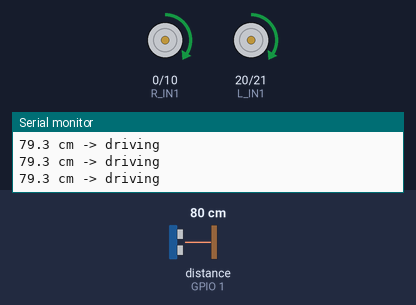
Bench run of a sketch on a simulated ESP32-S3. Shown: motor-driver pin pairs drawn as motors (green arrow = first pin HIGH = forward, orange = second pin HIGH = backward, longer = more drive), the last lines printed to the serial monitor. Wiring (inferred from the names in the program): ultrasonic range finder: trigger GPIO 2; echo GPIO 1. The test bench sets the inputs (shaded band); at power-on: distance to the obstacle (sensor on GPIO 1) 80 cm. The echo pulse lasts 58.3 µs per cm.

Above: at 3.2 s.
3.3 s: distance to the obstacle (sensor on GPIO 1) set to 23 cm
4.8 s: distance to the obstacle (sensor on GPIO 1) set to 19 cm
At 6.1 s:
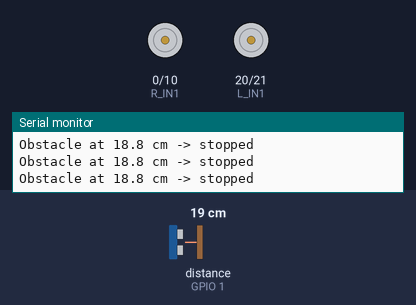
6.7 s: distance to the obstacle (sensor on GPIO 1) set to 35 cm
At 7.5 s:
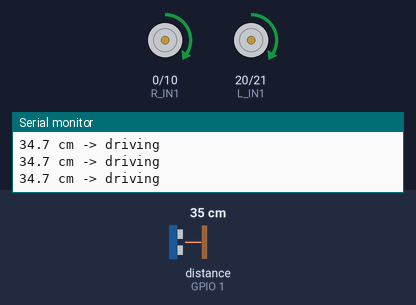
8.2 s: distance to the obstacle (sensor on GPIO 1) set to 2 cm
At 9.6 s:
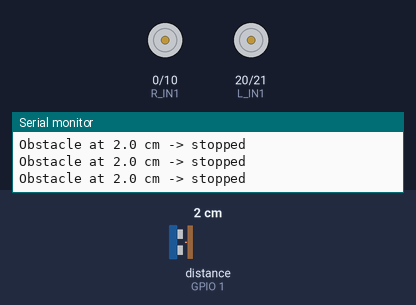
Timing chart, 0 to 10.7 s (numbered marks = the images above; inputs shaded):
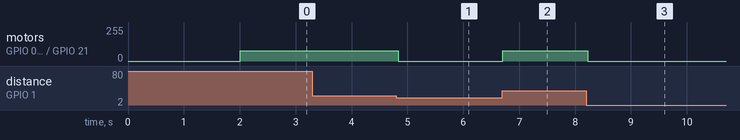

The sketch:

e9_obstacle.ino
```cpp
// e9_obstacle - Forward driving with ultrasonic obstacle stop
// Drives forward at a fixed speed and stops when an obstacle is
// detected closer than STOP_DIST_CM. Resumes when the path clears.
//
// Motors: Left IN1=20, IN2=21 | Right IN1=0, IN2=10
// US:     TRIG=2, ECHO=1

// Motor pins
#define L_IN1 20
#define L_IN2 21
#define R_IN1 0
#define R_IN2 10

// Motor PWM config
#define MOTOR_FREQ 100   // Hz
#define MOTOR_RES  10    // 10-bit: duty range 0-1023
#define MOTOR_MAX  1023

// Tuning (0.0 – 1.0 as a fraction of MOTOR_MAX)
#define DRIVE_SPEED_PCT  0.30f   // forward speed
#define DRIVE_SPEED      ((int)(DRIVE_SPEED_PCT * MOTOR_MAX))

// Ultrasonic sensor
#define US_TRIG      2
#define US_ECHO      1
#define STOP_DIST_CM 20.0f   // stop threshold (cm)

void setMotor(int in1, int in2, int speed) {
  if (speed > 0) {
    ledcWrite(in1, speed); ledcWrite(in2, 0);
  } else if (speed < 0) {
    ledcWrite(in1, 0);     ledcWrite(in2, -speed);
  } else {
    ledcWrite(in1, 0);     ledcWrite(in2, 0);
  }
}

// Returns distance in cm, or -1 if out of range
float readDistanceCm() {
  digitalWrite(US_TRIG, LOW);
  delayMicroseconds(2);
  digitalWrite(US_TRIG, HIGH);
  delayMicroseconds(10);
  digitalWrite(US_TRIG, LOW);

  long duration = pulseIn(US_ECHO, HIGH, 30000);  // 30ms timeout ≈ 510cm max
  if (duration == 0) return -1;
  return duration * 0.034f / 2.0f;
}

void setup() {
  Serial.begin(115200);

  ledcAttach(L_IN1, MOTOR_FREQ, MOTOR_RES); ledcAttach(L_IN2, MOTOR_FREQ, MOTOR_RES);
  ledcAttach(R_IN1, MOTOR_FREQ, MOTOR_RES); ledcAttach(R_IN2, MOTOR_FREQ, MOTOR_RES);
  setMotor(L_IN1, L_IN2, 0);
  setMotor(R_IN1, R_IN2, 0);

  pinMode(US_TRIG, OUTPUT);
  pinMode(US_ECHO, INPUT);

  delay(2000);
  Serial.println("=== Obstacle Avoidance Started ===");
}

void loop() {
  float dist = readDistanceCm();

  if (dist > 0 && dist < STOP_DIST_CM) {
    setMotor(L_IN1, L_IN2, 0);
    setMotor(R_IN1, R_IN2, 0);
    Serial.print("Obstacle at ");
    Serial.print(dist, 1);
    Serial.println(" cm -> stopped");
  } else {
    setMotor(L_IN1, L_IN2, DRIVE_SPEED);
    setMotor(R_IN1, R_IN2, DRIVE_SPEED);
    if (dist < 0) {
      Serial.println("Out of range -> driving");
    } else {
      Serial.print(dist, 1);
      Serial.println(" cm -> driving");
    }
  }

  delay(50);  // ~20Hz sensing rate
}
```

Measured:
- the behaviour switches between 21 and 20 cm on distance to the obstacle (sensor on GPIO 1) (found by bisection; images 0 and 1)
- after the input at 4.8 s, motor on GPIO 0 (R_IN1) / GPIO 10 (R_IN2), motor on GPIO 20 (L_IN1) / GPIO 21 (L_IN2): forward 76/255 → stopped at once
- after the input at 6.7 s, motor on GPIO 0 (R_IN1) / GPIO 10 (R_IN2), motor on GPIO 20 (L_IN1) / GPIO 21 (L_IN2): stopped → forward 76/255 at once
- after the input at 8.2 s, motor on GPIO 0 (R_IN1) / GPIO 10 (R_IN2), motor on GPIO 20 (L_IN1) / GPIO 21 (L_IN2): forward 76/255 → stopped at once
